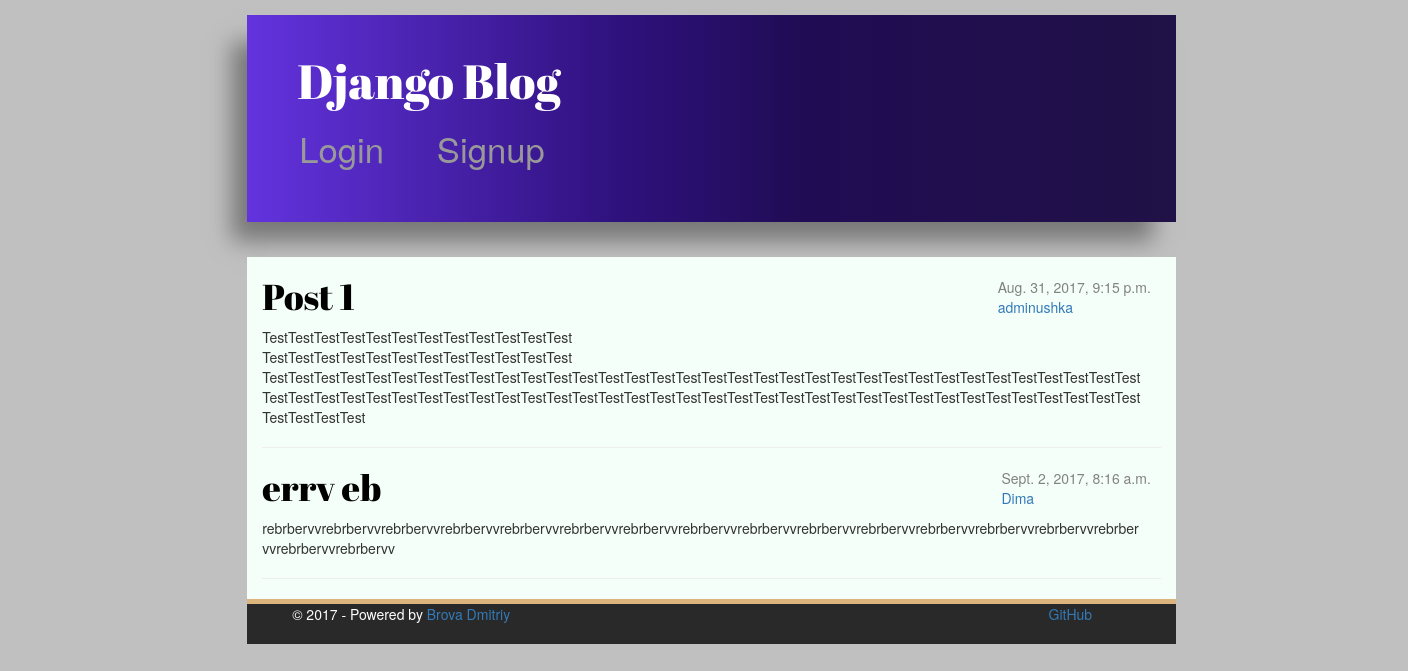
Before: / with the older database file.
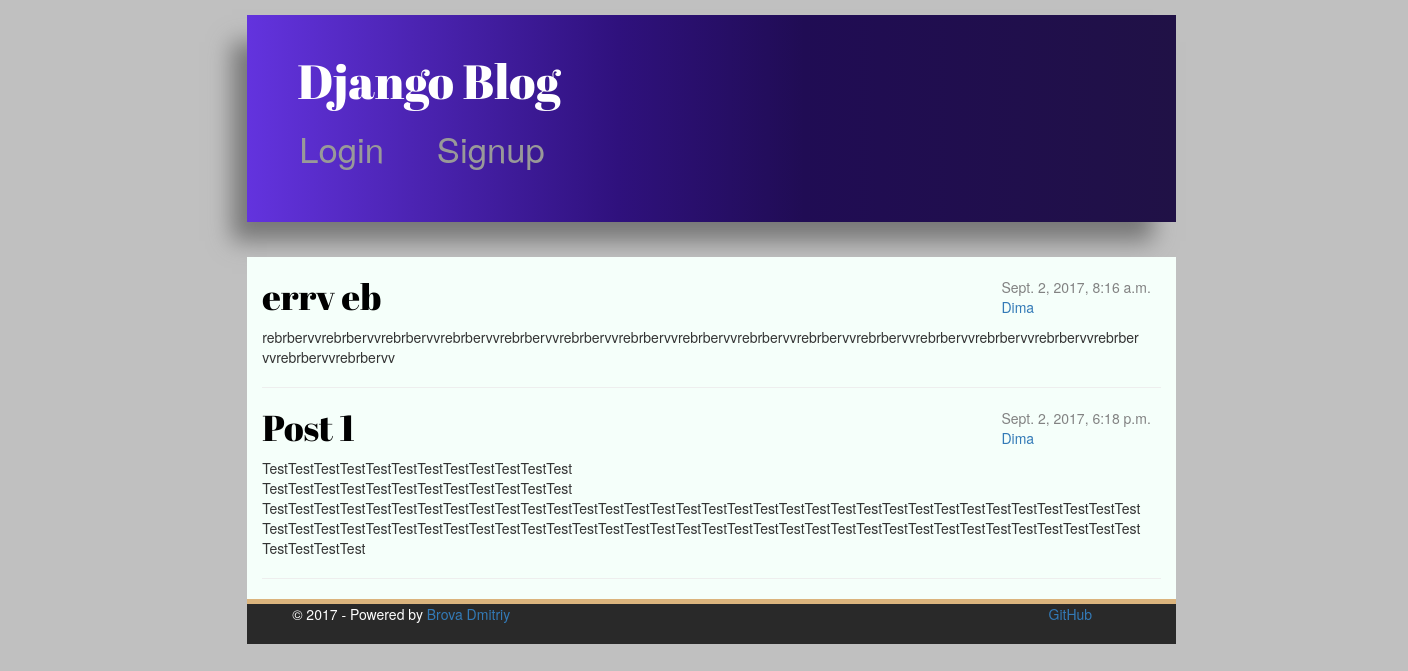
After: the same page with the newer database file.
### Spalah_Django/models.py (models this page shows, shortened)
class Post(models.Model):
    author = models.ForeignKey('auth.User')
    title = models.CharField(max_length=200)
    text = models.TextField()
    picture = models.FileField(upload_to='img/', blank=True, null=True)
    created_date = models.DateTimeField(
        default=timezone.now)
    published_date = models.DateTimeField(
        blank=True, null=True)

### Spalah_Django/views.py (the view)
# urls.py: url(r'^$', views.post_list, name='post_list'),
def post_list(request):
    posts = Post.objects.filter(published_date__lte=timezone.now()).order_by('published_date')
    return render(request, 'blog/post_list.html', {"posts": posts})

### templates/blog/post_list.html
{% extends 'blog/base.html' %}
{% block content %}
{% for post in posts %}
    <div class="post">
        <div class="date">
            {{ post.published_date }}<br><a>{{post.author}}</a>
        </div>
        <h1><a href="{% url 'post_detail' pk=post.pk %}">{{ post.title }}</a></h1>
        <p>{{ post.text|linebreaksbr|truncatewords:20 }}</p>
        <hr>
    </div>
{% endfor %}
{% endblock content %}

Changed rows visible on the page:
shown differently, row unchanged: Post "errv eb": moves up the list
changed Post "Post 1": published_date "Aug. 31, 2017, 9:15 p.m." → "Sept. 2, 2017, 6:18 p.m."; author "adminushka" → "Dima"
